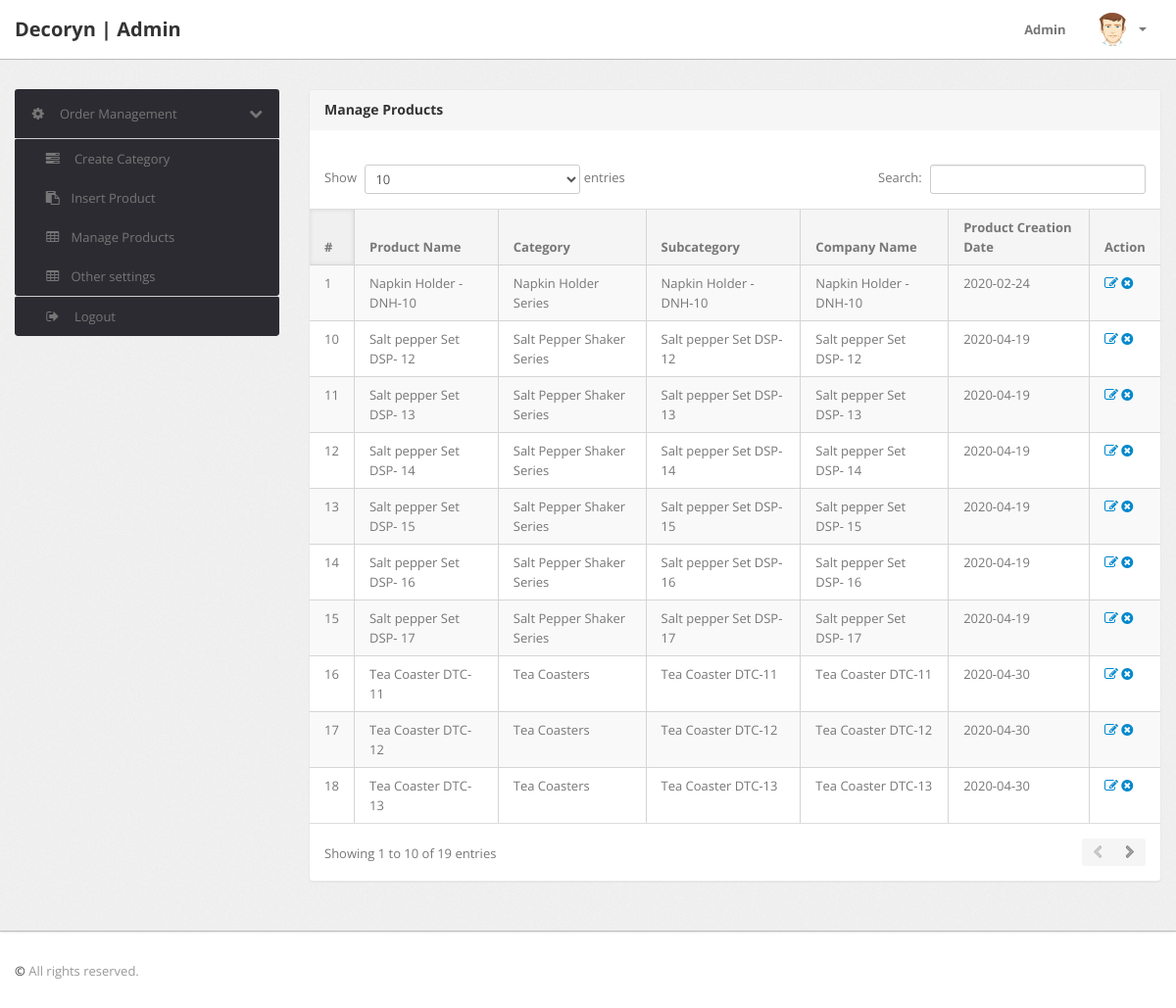
Page /admin/manage-products.php (signed in) on the earlier database version.
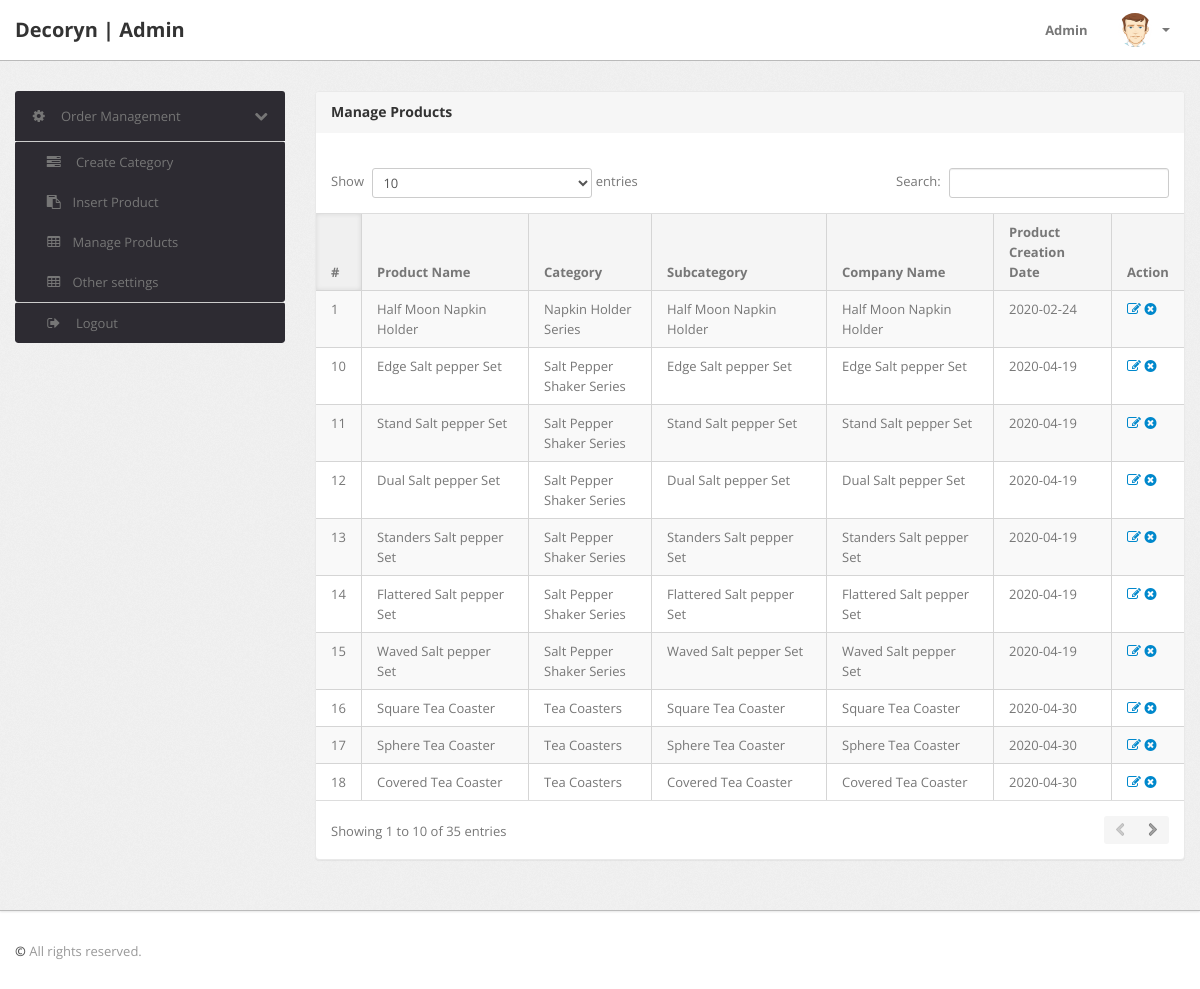
Same page on the later database version.
### tables this page shows
CREATE TABLE `products` (
  `id` int(11) NOT NULL,
  `category` int(11) NOT NULL,
  `productName` text,
  `productDescription` text,
  `productImage1` varchar(255) DEFAULT NULL,
  `productImage2` varchar(222) NOT NULL,
  `modelno` varchar(200) DEFAULT NULL,
  `seotitle` text,
  `metades` text,
  `altimage` text,
  `keyword` text,
  `headline` text,
  `homeproduct` int(22) NOT NULL,
  `postingDate` date DEFAULT NULL,
  `updationDate` datetime DEFAULT NULL,
  `status` int(22) NOT NULL DEFAULT '1',
  `position` varchar(200) DEFAULT '0'
);

CREATE TABLE `category` (
  `id` int(11) NOT NULL,
  `categoryName` varchar(255) DEFAULT NULL,
  `categoryDescription` longtext,
  `creationDate` timestamp NOT NULL DEFAULT CURRENT_TIMESTAMP,
  `updationDate` varchar(255) DEFAULT NULL,
  `img` varchar(222) DEFAULT NULL,
  `position` varchar(200) DEFAULT '0'
);

### admin/manage-products.php (the view, shortened to what this page needs)
<?php
if(strlen($_SESSION['alogin'])==0)
	{
header('location:index.php');
}
else{
?>
<!DOCTYPE html>
<html lang="en">
<head>
	<link type="text/css" href="bootstrap/css/bootstrap.min.css" rel="stylesheet">
	<link type="text/css" href="bootstrap/css/bootstrap-responsive.min.css" rel="stylesheet">
	<link type="text/css" href="css/theme.css" rel="stylesheet">
	<link type="text/css" href="images/icons/css/font-awesome.css" rel="stylesheet">
</head>
<body>
<?php include('include/header.php');?>
	<div class="wrapper">
		<div class="container">
			<div class="row">
<?php include('include/sidebar.php');?>
			<div class="span9">
					<div class="content">
	<div class="module">
							<div class="module-head">
								<h3>Manage Products</h3>
							</div>
							<div class="module-body table">
									<br />
								<table cellpadding="0" cellspacing="0" border="0" class="datatable-1 table table-bordered table-striped	 display" width="100%">
									<thead>
										<tr>
											<th>#</th>
											<th>Product Name</th>
											<th>Category </th>
											<th>Subcategory</th>
											<th>Company Name</th>
											<th>Product Creation Date</th>
											<th>Action</th>
										</tr>
									</thead>
									<tbody>
<?php $query=mysqli_query($con,"select products.*,category.categoryName from products join category on category.id=products.category");
$cnt=1;
while($row=mysqli_fetch_array($query))
{
?>
										<tr>
											<td><?php echo htmlentities($cnt);?></td>
											<td><?php echo htmlentities($row['productName']);?></td>
											<td><?php echo htmlentities($row['categoryName']);?></td>
											<td> <?php echo htmlentities($row['productName']);?></td>
											<td><?php echo htmlentities($row['productName']);?></td>
											<td><?php echo htmlentities($row['postingDate']);?></td>
											<td>
											<a href="edit-products.php?id=<?php echo $row['id']?>" ><i class="icon-edit"></i></a>
											<a href="manage-products.php?id=<?php echo $row['id']?>&del=delete" onClick="return confirm('Are you sure you want to delete?')"><i class="icon-remove-sign"></i></a></td>
										</tr>
										<?php $cnt=$cnt+1; } ?>
								</table>
							</div>
						</div>
					</div>
				</div>
			</div>
		</div>
	</div>
<?php include('include/footer.php');?>
</body>
<?php } ?>

### admin/include/header.php (shortened to what this page needs)
<div class="navbar navbar-fixed-top">
		<div class="navbar-inner">
			<div class="container">
			  	<a class="brand" href="index.html">
			  		Decoryn  | Admin
			  	</a>
				<div class="nav-collapse collapse navbar-inverse-collapse">
					<ul class="nav pull-right">
						<li><a href="#">
							Admin
						</a></li>
						<li class="nav-user dropdown">
							<a href="#" class="dropdown-toggle" data-toggle="dropdown">
								<img src="images/user.png" class="nav-avatar" />
								<b class="caret"></b>
							</a>
						</li>
					</ul>
				</div>
			</div>
		</div>
	</div>

### admin/include/sidebar.php (shortened to what this page needs)
<div class="span3">
    <div class="sidebar">
        <ul class="widget widget-menu unstyled">
            <li>
                <a class="collapsed" data-toggle="collapse" href="#togglePages">
                    <i class="menu-icon icon-cog"></i>
                    <i class="icon-chevron-down pull-right"></i><i class="icon-chevron-up pull-right"></i>
                    Order Management
                </a>
                <ul class="widget widget-menu unstyled">
                    <li><a href="category.php"><i class="menu-icon icon-tasks"></i> Create Category </a></li>
                    <li><a href="insert-product.php"><i class="menu-icon icon-paste"></i>Insert Product </a></li>
                    <li><a href="manage-products.php"><i class="menu-icon icon-table"></i>Manage Products </a></li>
                    <li><a href="other.php"><i class="menu-icon icon-table"></i>Other settings </a></li>
                </ul>
                <ul class="widget widget-menu unstyled">
                    <li>
                        <a href="logout.php">
                            <i class="menu-icon icon-signout"></i>
                            Logout
                        </a>
                    </li>
                </ul>
    </div>
</div>

### admin/include/footer.php
<div class="footer">
	<div class="container">
		<b class="copyright">&copy;  </b> All rights reserved.
	</div>
</div>

Differences in the rows shown:
changed products "Napkin Holder Series": productName "Napkin Holder - DNH-10" → "Half Moon Napkin Holder"
changed products: productName "Salt pepper Set DSP- 12" → "Edge Salt pepper Set"
changed products: productName "Salt pepper Set DSP- 13" → "Stand Salt pepper Set"
changed products: productName "Salt pepper Set DSP- 14" → "Dual Salt pepper Set"
changed products: productName "Salt pepper Set DSP- 15" → "Standers Salt pepper Set"
changed products: productName "Salt pepper Set DSP- 16" → "Flattered Salt pepper Set"
changed products: productName "Salt pepper Set DSP- 17" → "Waved Salt pepper Set"
changed products: productName "Tea Coaster DTC-11" → "Square Tea Coaster"
changed products: productName "Tea Coaster DTC-12" → "Sphere Tea Coaster"
changed products: productName "Tea Coaster DTC-13" → "Covered Tea Coaster"
Other differences:
text written by a page script: "Show entries Search: Showing 1 to 10 of 19 entries" → "Show entries Search: Showing 1 to 10 of 35 entries"
